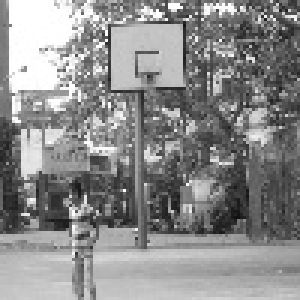
#> input picture neg/1000.jpg, 100 x 100 px, given as the content of the folder pos, which was not available (shown 3 times larger)
$ python -i download-image-by-link.py   (imports and definitions only)
#> lines starting #> are read from the running program, lines starting #| are printed output that depends on the picture; after the words box and inside, x2 and y2 are one past the last pixel; in counts of white or black regions, pixels touching at a corner belong together; pictures that were not available may be replaced by others from this repository, and a replacement may not be noted
# Code re used from tutorial

# https://pythonprogramming.net/haar-cascade-object-detection-python-opencv-tutorial/

import urllib.request
import cv2
import numpy as np
import os
# from pdb import set_trace as bp

# [23 lines left out: function store_raw_images, not called in this run]

# store_raw_images()

def crop_image_to_threshold():

    # load image
    for img in os.listdir('pos'):
        try:
            print(img)
            current_image_path = 'pos/'+str(img)
            read_img = cv2.imread(current_image_path, cv2.IMREAD_GRAYSCALE)
#> read_img is the input picture: shape (100, 100); min 17, max 255, mean 139.3

            # Copied from here https://stackoverflow.com/questions/44383209/how-to-detect-edge-and-crop-an-image-in-python

            # threshold to get just the key
            retval, thresh_gray = cv2.threshold(read_img, thresh=100, maxval=250, type=cv2.THRESH_BINARY)
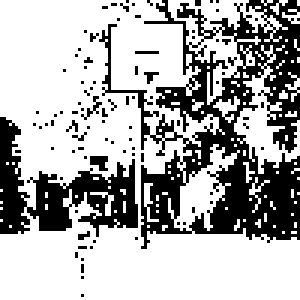
#> thresh_gray: shape (100, 100) (shown 3 times larger); values 0 (black) and 250 (white), 68.3% white; 94 black regions (91 under 20 px), largest, box (x1, y1, x2, y2) and area: (33, 0, 100, 83) 2207, (0, 39, 46, 79) 749, (30, 52, 36, 57) 22

            # find where the signature is and make a cropped region
            points = np.argwhere(thresh_gray==0) # find where the black pixels are
#> points = 3167 pairs, first value 0 to 98, second value 0 to 99
            points = np.fliplr(points) # store them in x,y coordinates instead of row,col indices
#> points = 3167 pairs, first value 0 to 99, second value 0 to 98
            x, y, w, h = cv2.boundingRect(points) # create a rectangle around those points
#> x = 0; y = 0; w = 100; h = 99
            # x, y, w, h = x-10, y-10, w+20, h+20 # make the box a little bigger
            crop = read_img[y:y+h, x:x+w] # create a cropped region of the gray image
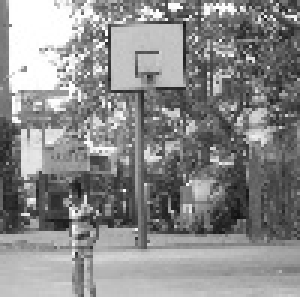
#> crop: shape (99, 100) (shown 3 times larger); min 17, max 255, mean 138.8

            # get the thresholded crop
            # retval, thresh_crop = cv2.threshold(crop, thresh=200, maxval=255, type=cv2.THRESH_BINARY)

            resized_image = cv2.resize(crop, (50, 50))
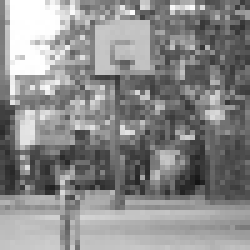
#> resized_image: shape (50, 50) (shown 5 times larger); min 19, max 255, mean 138.7
            cv2.imwrite(current_image_path, resized_image)

        except Exception as e:
            print(str(e))

# crop_image_to_threshold()

# [61 lines left out: functions reorder_pos_images, find_uglies, create_pos_n_neg, not called in this run]

# create_pos_n_neg()

>>> result = crop_image_to_threshold()

$ run again, on neg/1068.jpg
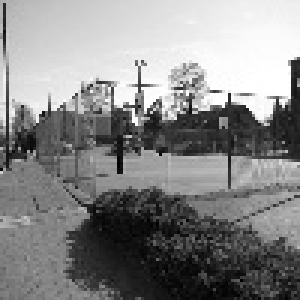
#> input picture neg/1068.jpg, 100 x 100 px, given as the content of the folder pos, which was not available (shown 3 times larger)
#> in crop_image_to_threshold, read_img is the input picture: shape (100, 100); min 0, max 255, mean 135.5
#> in crop_image_to_threshold, `retval, thresh_gray = cv2.threshold(read_img, thresh=100, maxval=250, ..`:
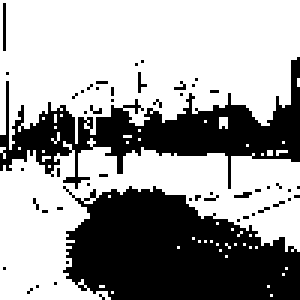
#> thresh_gray: shape (100, 100) (shown 3 times larger); values 0 (black) and 250 (white), 62.7% white; 52 black regions (50 under 20 px), largest, box (x1, y1, x2, y2) and area: (21, 62, 100, 100) 2168, (0, 19, 100, 63) 1433
#> in crop_image_to_threshold, `points = np.argwhere(thresh_gray==0)`: points = 3730 pairs, first value 1 to 99, second value 0 to 99
#> in crop_image_to_threshold, `points = np.fliplr(points)`: points = 3730 pairs, first value 0 to 99, second value 1 to 99
#> x = 0; y = 1; w = 100; h = 99
#> in crop_image_to_threshold, `resized_image = cv2.resize(crop, (50, 50))`:
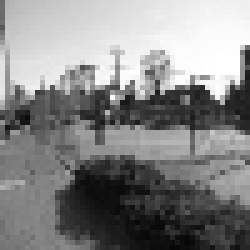
#> resized_image: shape (50, 50) (shown 5 times larger); min 6, max 255, mean 134.6

$ run again, on neg/1069.jpg
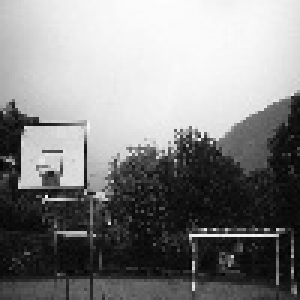
#> input picture neg/1069.jpg, 100 x 100 px, given as the content of the folder pos, which was not available (shown 3 times larger)
#> in crop_image_to_threshold, read_img is the input picture: shape (100, 100); min 2, max 253, mean 133
#> in crop_image_to_threshold, `retval, thresh_gray = cv2.threshold(read_img, thresh=100, maxval=250, ..`:
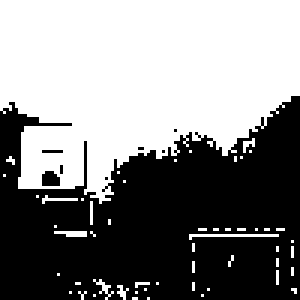
#> thresh_gray: shape (100, 100) (shown 3 times larger); values 0 (black) and 250 (white), 52.1% white; 8 black regions (6 under 20 px), largest, box (x1, y1, x2, y2) and area: (0, 32, 100, 100) 4750, (14, 57, 20, 62) 26
#> in crop_image_to_threshold, `points = np.argwhere(thresh_gray==0)`: points = 4791 pairs, first value 32 to 99, second value 0 to 99
#> in crop_image_to_threshold, `points = np.fliplr(points)`: points = 4791 pairs, first value 0 to 99, second value 32 to 99
#> x = 0; y = 32; w = 100; h = 68
#> in crop_image_to_threshold, `resized_image = cv2.resize(crop, (50, 50))`:
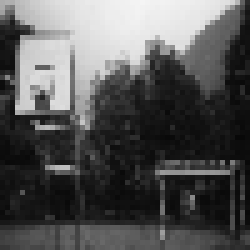
#> resized_image: shape (50, 50) (shown 5 times larger); min 8, max 245, mean 84.9

$ run again, on neg/1084.jpg
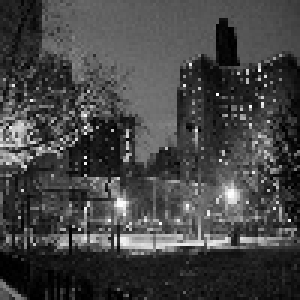
#> input picture neg/1084.jpg, 100 x 100 px, given as the content of the folder pos, which was not available (shown 3 times larger)
#> in crop_image_to_threshold, read_img is the input picture: shape (100, 100); min 0, max 255, mean 68.3
#> in crop_image_to_threshold, `retval, thresh_gray = cv2.threshold(read_img, thresh=100, maxval=250, ..`:
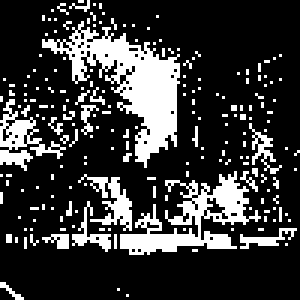
#> thresh_gray: shape (100, 100) (shown 3 times larger); values 0 (black) and 250 (white), 21.9% white; 199 white regions (190 under 20 px), largest, box (x1, y1, x2, y2) and area: (14, 7, 60, 56) 769, (40, 57, 87, 85) 487, (0, 33, 22, 57) 176
#> points = 7809 pairs, first value 0 to 99, second value 0 to 99
#> x = 0; w = 100
#> in crop_image_to_threshold, `resized_image = cv2.resize(crop, (50, 50))`:
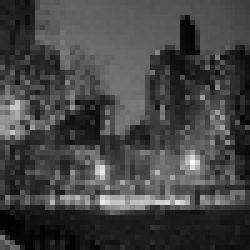
#> resized_image: shape (50, 50) (shown 5 times larger); min 0, max 252, mean 68.4
